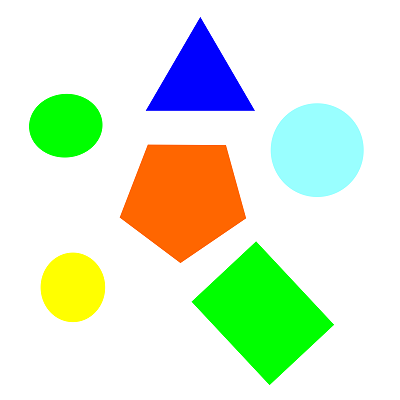
#> input picture Green/green01.png, 400 x 400 px; its folder holds 3 pictures in this run
$ python green.py
#> lines starting #> are read from the running program, lines starting #| are printed output that depends on the picture; after the words box and inside, x2 and y2 are one past the last pixel; in counts of white or black regions, pixels touching at a corner belong together
import cv2
import numpy as np

for i in range(1, 4):
    img = cv2.imread('green0' + str(i) + '.png', 1)
#> img is the input picture: shape (400, 400, 3); mean B, G, R 210.9, 236.9, 220.5
    hsv = cv2.cvtColor(img, cv2.COLOR_BGR2HSV)
#> hsv: shape (400, 400, 3); mean H, S, V 14.5, 56.6, 255

    lower_api0 = np.array([50, 100, 100])
    upper_api0 = np.array([70, 255, 255])
    mask = cv2.inRange(hsv, lower_api0, upper_api0)
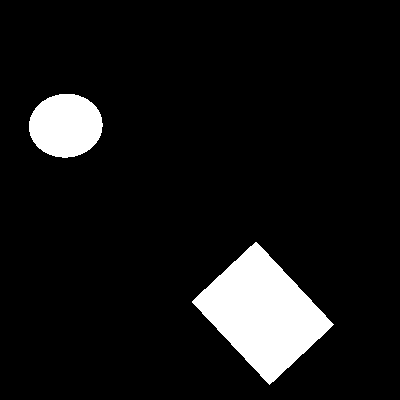
#> mask: shape (400, 400); 8.6% white; 2 white regions, box (x1, y1, x2, y2) and area: (192, 242, 334, 385) 10123, (29, 94, 103, 158) 3697

    new_img = cv2.bitwise_and(img, img, mask=mask)
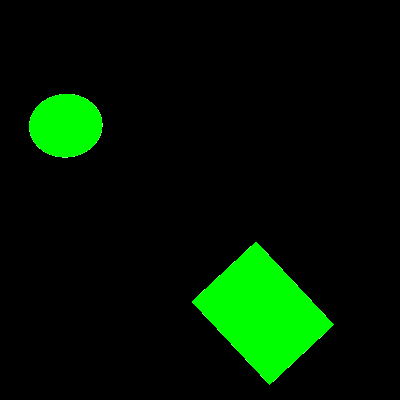
#> new_img: shape (400, 400, 3); mean B, G, R 0.1, 22, 0.1

    cv2.imshow("hasil" + str(i) + ".png", new_img)
    cv2.imshow('image', img)

    cv2.waitKey(0)
    cv2.destroyAllWindows()
#> pass 2 of the loop `for i in range(1, 4):`:
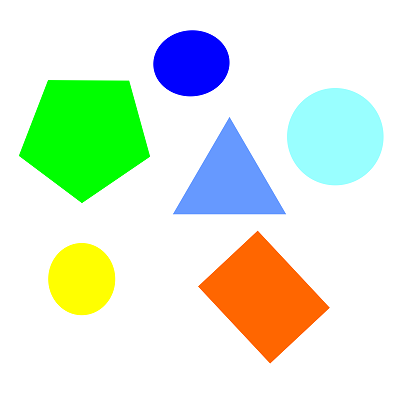
#> input picture Green/green02.png, 400 x 400 px
#> img is the input picture: shape (400, 400, 3); mean B, G, R 217.4, 236.9, 220.9
#> hsv: shape (400, 400, 3); mean H, S, V 16.8, 53.9, 255
#> `mask = cv2.inRange(hsv, lower_api0, upper_api0)`:
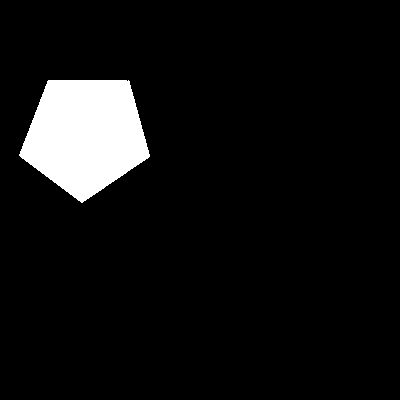
#> mask: shape (400, 400); 7% white; 1 white region, box (x1, y1, x2, y2) and area: (19, 80, 150, 203) 11196
#> `new_img = cv2.bitwise_and(img, img, mask=mask)`:
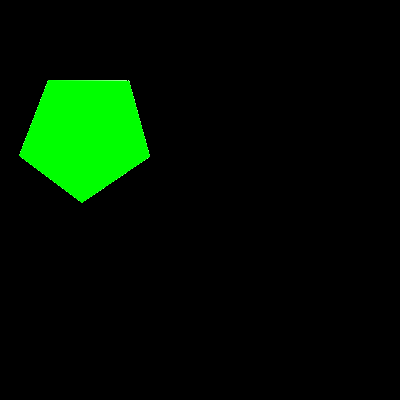
#> new_img: shape (400, 400, 3); mean B, G, R 0.1, 17.8, 0.1
#> pass 3 of the loop `for i in range(1, 4):`:
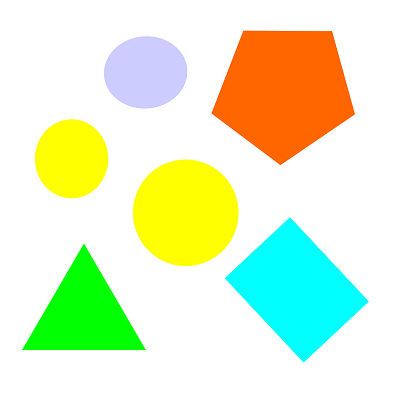
#> input picture Green/green03.png, 400 x 400 px
#> img is the input picture: shape (400, 400, 3); mean B, G, R 201.9, 240.7, 226.5
#> hsv: shape (400, 400, 3); mean H, S, V 15.6, 71, 255
#> `mask = cv2.inRange(hsv, lower_api0, upper_api0)`:
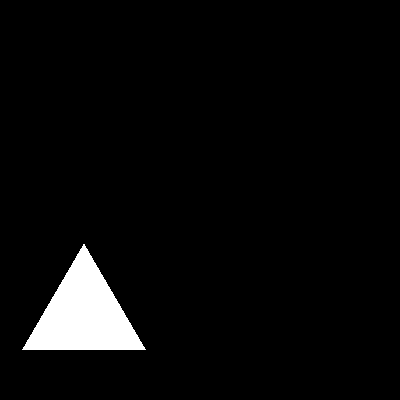
#> mask: shape (400, 400); 4.1% white; 1 white region, box (x1, y1, x2, y2) and area: (22, 244, 146, 350) 6613
#> `new_img = cv2.bitwise_and(img, img, mask=mask)`:
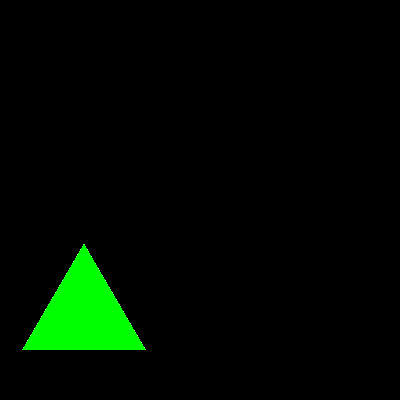
#> new_img: shape (400, 400, 3); mean B, G, R 0, 10.5, 0
